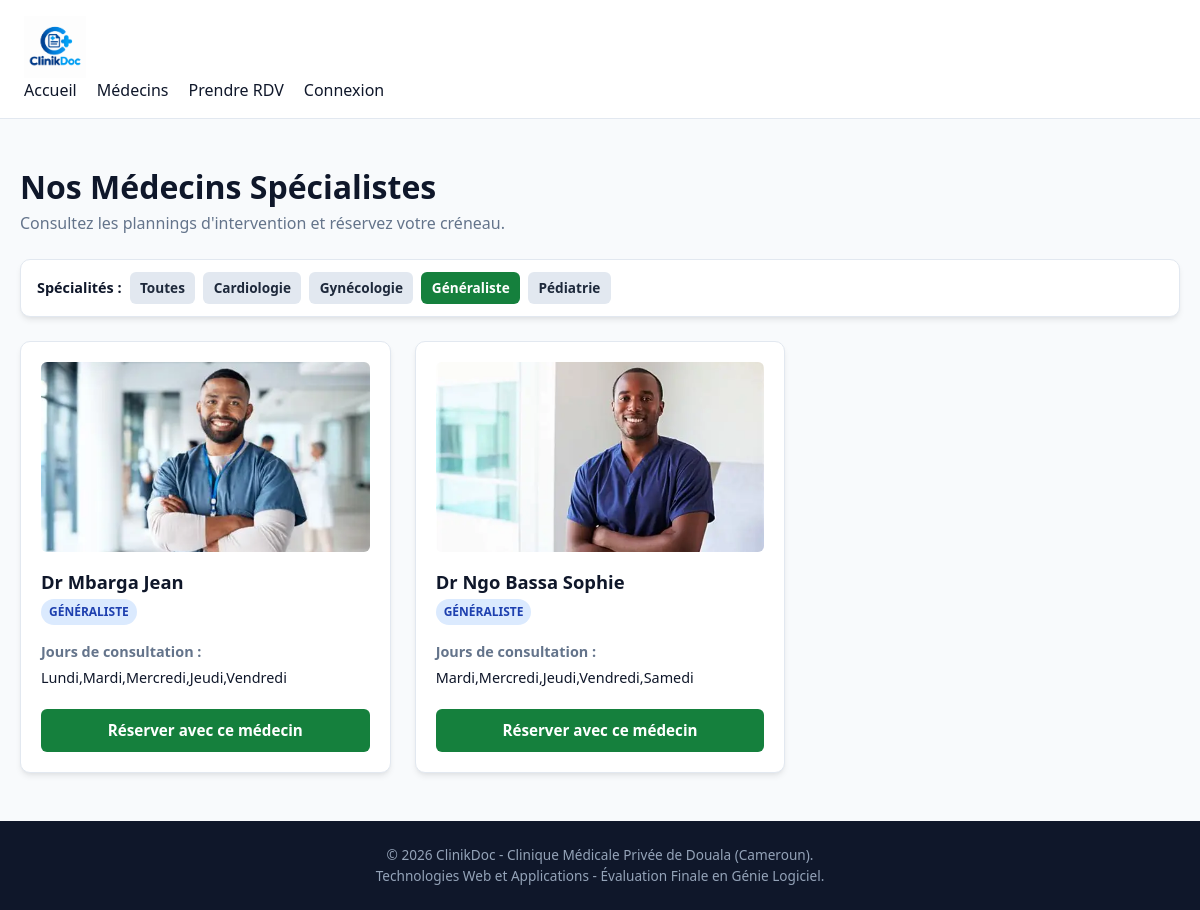
Screenshot of /medecins?specialite=Généraliste with the database file from the repository.
### tables this page shows
CREATE TABLE medecins (
    id INTEGER PRIMARY KEY AUTOINCREMENT,
    nom TEXT NOT NULL,
    specialite TEXT NOT NULL CHECK (specialite IN ('Généraliste', 'Pédiatrie', 'Gynécologie', 'Cardiologie')),
    photo TEXT NOT NULL DEFAULT 'default_doc.png',
    jours_consultation TEXT NOT NULL, -- Ex: 'Lundi,Mardi,Jeudi'
    actif INTEGER NOT NULL DEFAULT 1 CHECK (actif IN (0, 1))
, login TEXT, empreinte TEXT);

### app.py (the view)
@app.route("/medecins")
def medecins():
    specialite = request.args.get("specialite", "").strip()
    db = get_db()
    specialites = [row["specialite"] for row in db.execute(
        "SELECT DISTINCT specialite FROM medecins WHERE actif = 1 ORDER BY specialite"
    ).fetchall()]
    if specialite and specialite in specialites:
        liste_medecins = db.execute(
            "SELECT * FROM medecins WHERE actif = 1 AND specialite = ? ORDER BY nom",
            (specialite,)
        ).fetchall()
    else:
        liste_medecins = db.execute(
            "SELECT * FROM medecins WHERE actif = 1 ORDER BY nom"
        ).fetchall()
    return render_template("medecins.html",
                           medecins=liste_medecins,
                           specialites=specialites,
                           specialite_active=specialite)

### app.py (called while the page is built, shortened)
def get_db():
    if "db" not in g:
        g.db = sqlite3.connect(app.config["DATABASE"])
        g.db.row_factory = sqlite3.Row  # Accès aux colonnes par leur nom
        g.db.execute("PRAGMA foreign_keys = ON;")
        colonnes = {row["name"] for row in g.db.execute("PRAGMA table_info(medecins)")}
        if "login" not in colonnes:
            g.db.execute("ALTER TABLE medecins ADD COLUMN login TEXT")
        if "empreinte" not in colonnes:
            g.db.execute("ALTER TABLE medecins ADD COLUMN empreinte TEXT")
        g.db.execute(
            "CREATE UNIQUE INDEX IF NOT EXISTS idx_medecins_login ON medecins(login) WHERE login IS NOT NULL"
        )
    return g.db

@app.teardown_appcontext
def fermer_db(exception=None):
    db = g.pop("db", None)
    if db is not None:
        db.close()

### templates/medecins.html (shortened to what this page needs)
{% extends "base.html" %}
{% block contenu %}
<div style="margin-bottom: 1.5rem;">
  <h1>Nos Médecins Spécialistes</h1>
  <p style="color: var(--text-muted);">Consultez les plannings d'intervention et réservez votre créneau.</p>
</div>
<div class="card" style="padding: 0.75rem 1rem; margin-bottom: 1.5rem;">
  <div style="display: flex; gap: 0.5rem; flex-wrap: wrap; align-items: center;">
    <span style="font-weight: 600; font-size: 0.9rem;">Spécialités :</span>
    <a href="{{ url_for('medecins') }}"
       class="btn btn-sm {% if not specialite_active %}btn-primary{% else %}btn-secondary{% endif %}">
       Toutes
    </a>
    {% for spec in specialites %}
      <a href="{{ url_for('medecins', specialite=spec) }}"
         class="btn btn-sm {% if specialite_active == spec %}btn-primary{% else %}btn-secondary{% endif %}">
         {{ spec }}
      </a>
    {% endfor %}
  </div>
</div>
<div class="grid-3">
  {% set portraits = ['OIP.webp', 'OIP (1).webp', 'OIP (2).webp', 'OIP (3).webp'] %}
  {% for medecin in medecins %}
    <article class="card">
      <img class="doctor-photo" src="{{ url_for('static', filename='images/' ~ portraits[(medecin.id - 1) % portraits|length]) }}" alt="Portrait de {{ medecin.nom }}">
      <div style="display: flex; align-items: center; gap: 1rem; margin-bottom: 1rem;">
        <div>
          <h2 style="font-size: 1.15rem; margin-bottom: 0.2rem;">{{ medecin.nom }}</h2>
          <span class="badge badge-prevu">{{ medecin.specialite }}</span>
        </div>
      </div>
      <div style="font-size: 0.9rem; margin-bottom: 1.25rem;">
        <p style="color: var(--text-muted); margin-bottom: 0.25rem;"><strong>Jours de consultation :</strong></p>
        <p>{{ medecin.jours_consultation }}</p>
      </div>
      <a href="{{ url_for('reserver', medecin_id=medecin.id) }}" class="btn btn-primary" style="width: 100%;">
        Réserver avec ce médecin
      </a>
    </article>
  {% else %}
    <p style="grid-column: 1 / -1; text-align: center; color: var(--text-muted);">Aucun médecin trouvé dans cette spécialité.</p>
  {% endfor %}
</div>
{% endblock %}

### public/static/css/style.css (style rules this page uses)
:root { --primary: #15803d; --primary-hover: #166534; --primary-light: #dcfce7; --secondary: #0284c7; --accent: #f97316; --bg-page: #f8fafc; --bg-card: #ffffff; --text-main: #0f172a; --text-muted: #64748b; --border-color: #e2e8f0; --danger: #dc2626; --danger-light: #fee2e2; --success: #16a34a; --radius-sm: 6px; --radius-md: 10px; --shadow: 0 4px 6px -1px rgba(0, 0, 0, 0.08), 0 2px 4px -2px rgba(0, 0, 0, 0.05); }
*, *::before, *::after { box-sizing: border-box; margin: 0; padding: 0; }
body { font-family: system-ui, -apple-system, "Segoe UI", Roboto, Helvetica, Arial, sans-serif; background-color: var(--bg-page); color: var(--text-main); line-height: 1.5; display: flex; flex-direction: column; min-height: 100vh; }
img { max-width: 100%; height: auto; display: block; }
a { color: var(--secondary); text-decoration: none; }
.doctor-photo { width: 100%; height: 190px; object-fit: cover; object-position: center 30%; border-radius: var(--radius-sm); margin-bottom: 1rem; }
.btn { display: inline-block; padding: 0.65rem 1.25rem; font-size: 0.95rem; font-weight: 600; border-radius: var(--radius-sm); border: none; cursor: pointer; text-align: center; transition: background-color 0.15s ease-in-out; }
.btn-primary { background-color: var(--primary); color: #ffffff; }
.btn-secondary { background-color: #e2e8f0; color: #1e293b; }
.btn-sm { padding: 0.35rem 0.65rem; font-size: 0.85rem; }
.card { background-color: var(--bg-card); border: 1px solid var(--border-color); border-radius: var(--radius-md); padding: 1.25rem; box-shadow: var(--shadow); margin-bottom: 1.5rem; }
.badge { display: inline-block; padding: 0.25rem 0.5rem; font-size: 0.75rem; font-weight: 700; text-transform: uppercase; border-radius: 9999px; }
.badge-prevu { background-color: #dbeafe; color: #1e40af; }
@media (min-width: 1024px) { .grid-3 { display: grid; grid-template-columns: repeat(3, 1fr); gap: 1.5rem; } }

### rows the page displays
medecins: shows a picture, nom "Dr Mbarga Jean", specialite "GÉNÉRALISTE", jours_consultation "Lundi,Mardi,Mercredi,Jeudi,Vendredi"
medecins: shows a picture, nom "Dr Ngo Bassa Sophie", specialite "GÉNÉRALISTE", jours_consultation "Mardi,Mercredi,Jeudi,Vendredi,Samedi"

### other values shown
{{ spec }} "Cardiologie" "Gynécologie" "Généraliste" "Pédiatrie"
